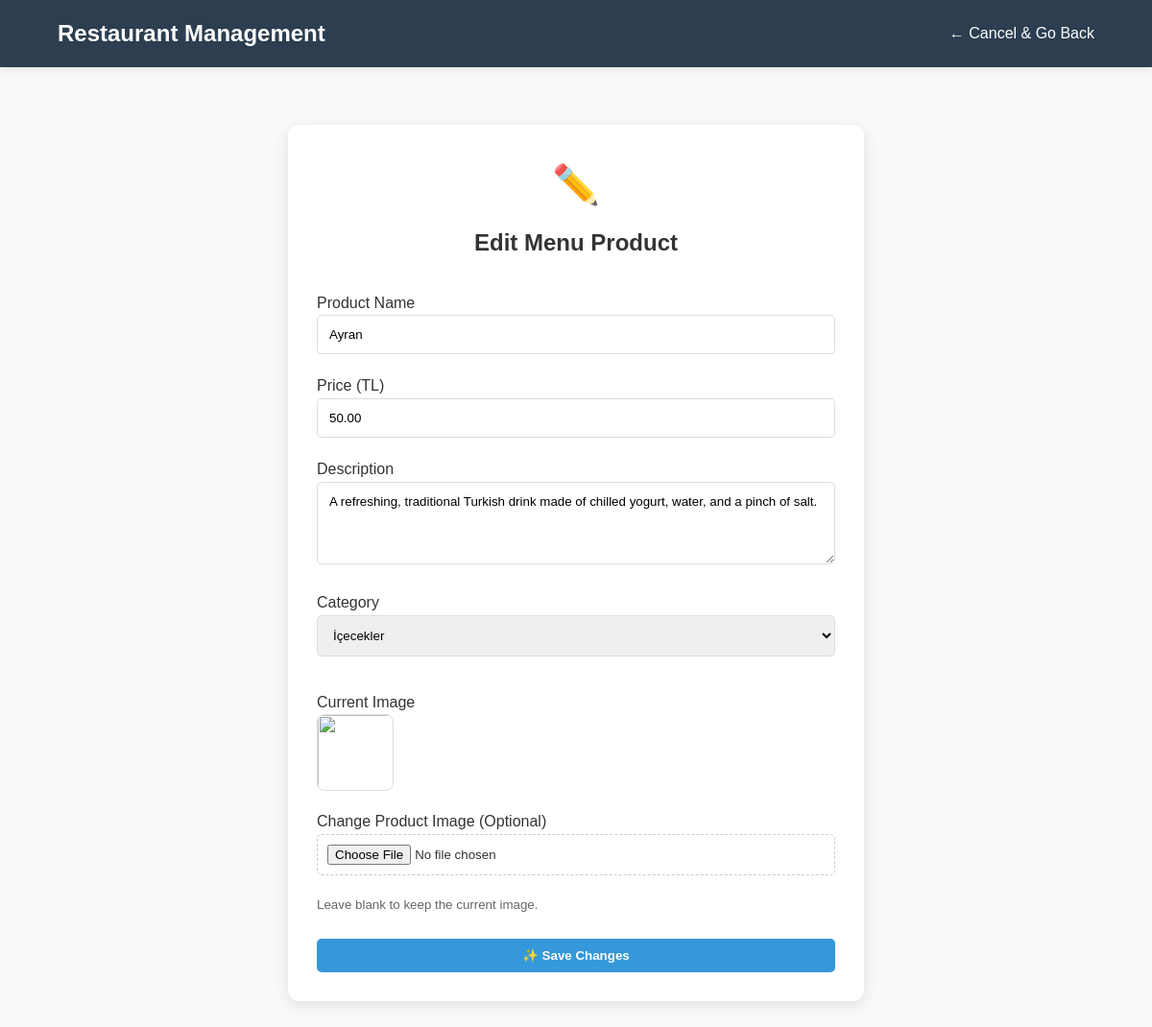
Page /admin/update_product.php?id=2 (signed in) on the committed database.
### tables this page shows
CREATE TABLE IF NOT EXISTS menu (
    product_id INT AUTO_INCREMENT PRIMARY KEY,
    product_name VARCHAR(100) NOT NULL,
    Price DECIMAL(10,2) NOT NULL,
    description TEXT,
    category_id INT NOT NULL,
    user_id INT NOT NULL,
    image_url VARCHAR(255),
    FOREIGN KEY (user_id) REFERENCES users(user_id) ON DELETE CASCADE,
    FOREIGN KEY (category_id) REFERENCES categories(category_id) ON DELETE CASCADE
);

### admin/update_product.php (the view, shortened to what this page needs)
<?php
include __DIR__ . '/../config/db.php';
$product_id = mysqli_real_escape_string($conn, $_GET['id']);
$sql_get = "SELECT * FROM menu WHERE product_id = '$product_id'";
$res_get = mysqli_query($conn, $sql_get);
$product = mysqli_fetch_assoc($res_get);
?>
<!DOCTYPE html>
<html lang="en">
<head>
    <link rel="stylesheet" href="../css/style.css">
</head>
<body>
    <div class="admin-navbar">
        <h2>Restaurant Management</h2>
        <div class="nav-links">
            <a href="manage_products.php">← Cancel & Go Back</a>
        </div>
    </div>
    <div class="admin-container">
        <div class="admin-form">
            <div style="font-size: 40px; text-align: center; margin-bottom: 10px;">✏️</div>
            <h2 style="text-align: center; margin-bottom: 30px;">Edit Menu Product</h2>
            <form method="POST" enctype="multipart/form-data">
                <label>Product Name</label>
                <input type="text" name="p_name" value="<?php echo htmlspecialchars($product['product_name']); ?>" required>
                <label>Price (TL)</label>
                <input type="number" step="0.01" name="p_price" value="<?php echo $product['Price']; ?>" required>
                <label>Description</label>
                <textarea name="p_desc" rows="4"><?php echo htmlspecialchars($product['description']); ?></textarea>
                <label>Category</label>
                <select name="p_category" required>
                    <option value="2" <?php if($product['category_id'] == 2) echo 'selected'; ?>>İçecekler</option>
                </select>
                <label style="margin-top: 15px; display: block;">Current Image</label>
                <div style="margin-bottom: 10px;">
                    <?php
                        $current_img = !empty($product['image_url']) ? '../images/' . $product['image_url'] : '../images/default-food.png';
                    ?>
                    <img src="<?php echo $current_img; ?>" style="width: 80px; height: 80px; object-fit: cover; border-radius: 8px; border: 1px solid #ddd;">
                </div>
                <label>Change Product Image (Optional)</label>
                <input type="file" name="p_image" accept="image/*" style="border: 1px dashed #ccc; padding: 10px; background: #fff; cursor: pointer;">
                <small style="color: #666; display: block; margin-bottom: 15px;">Leave blank to keep the current image.</small>
                <button type="submit" name="update_product" class="btn btn-primary" style="width: 100%; margin-top: 10px; background-color: #3498db;">✨ Save Changes</button>
            </form>
        </div>
    </div>
</body>
</html>

### css/style.css (style rules this page uses)
* { margin: 0; padding: 0; box-sizing: border-box; font-family: 'Poppins', sans-serif; }
body { background-color: #f8f9fa; color: #333; line-height: 1.6; }
.admin-navbar { background-color: #2c3e50; color: white; padding: 1rem 5%; display: flex; justify-content: space-between; align-items: center; box-shadow: 0 2px 10px rgba(0,0,0,0.1); }
.admin-navbar a { color: white; text-decoration: none; margin-left: 20px; font-weight: 500; transition: 0.3s; }
.admin-container { max-width: 1100px; margin: 40px auto; padding: 20px; }
.btn { padding: 10px 20px; border-radius: 5px; text-decoration: none; font-weight: 600; display: inline-block; cursor: pointer; border: none; transition: 0.3s; }
.btn-primary { background-color: #ff9800; color: white; }
.admin-form { background: white; padding: 30px; border-radius: 12px; max-width: 600px; margin: 0 auto; box-shadow: 0 4px 15px rgba(0,0,0,0.1); }
.admin-form input, .admin-form select, .admin-form textarea { width: 100%; padding: 12px; margin-bottom: 20px; border: 1px solid #ddd; border-radius: 5px; }

### rows in the picture
menu: p_name "Ayran", p_price "50.00", p_desc "A refreshing, traditional Turkish drink made of chilled yogurt, water, and a pinch of salt.", p_category "İçecekler"
